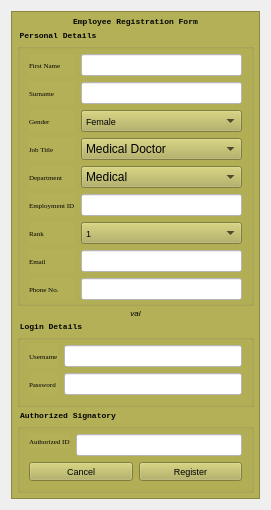
              <widget class="QWidget" name="page_2">
               <layout class="QVBoxLayout" name="verticalLayout_8">
                <item>
                 <widget class="QFrame" name="regForm">
                  <property name="enabled">
                   <bool>true</bool>
                  </property>
                  <property name="maximumSize">
                   <size>
                    <width>16777215</width>
                    <height>16777215</height>
                   </size>
                  </property>
                  <property name="autoFillBackground">
                   <bool>false</bool>
                  </property>
                  <property name="styleSheet">
                   <string notr="true">background-color: rgb(179, 176, 87);
color: rgb(2, 2, 2);</string>
                  </property>
                  <property name="frameShape">
                   <enum>QFrame::StyledPanel</enum>
                  </property>
                  <property name="frameShadow">
                   <enum>QFrame::Raised</enum>
                  </property>
                  <layout class="QGridLayout" name="gridLayout_8">
                   <property name="leftMargin">
                    <number>5</number>
                   </property>
                   <property name="topMargin">
                    <number>5</number>
                   </property>
                   <property name="rightMargin">
                    <number>5</number>
                   </property>
                   <property name="bottomMargin">
                    <number>5</number>
                   </property>
                   <property name="spacing">
                    <number>2</number>
                   </property>
                   <item row="5" column="0">
                    <widget class="QGroupBox" name="groupBox_4">
                     <property name="sizePolicy">
                      <sizepolicy hsizetype="Preferred" vsizetype="Fixed">
                       <horstretch>0</horstretch>
                       <verstretch>0</verstretch>
                      </sizepolicy>
                     </property>
                     <property name="maximumSize">
                      <size>
                       <width>16777215</width>
                       <height>150</height>
                      </size>
                     </property>
                     <property name="font">
                      <font>
                       <family>Courier New</family>
                       <pointsize>6</pointsize>
                       <weight>75</weight>
                       <bold>true</bold>
                      </font>
                     </property>
                     <property name="autoFillBackground">
                      <bool>false</bool>
                     </property>
                     <property name="title">
                      <string>Login Details</string>
                     </property>
                     <layout class="QGridLayout" name="gridLayout_9">
                      <item row="0" column="0">
                       <widget class="QLabel" name="userlbl">
                        <property name="font">
                         <font>
                          <family>Georgia</family>
                          <pointsize>5</pointsize>
                         </font>
                        </property>
                        <property name="text">
                         <string>Username</string>
                        </property>
                       </widget>
                      </item>
                      <item row="1" column="0">
                       <widget class="QLabel" name="paswdlbl">
                        <property name="font">
                         <font>
                          <family>Georgia</family>
                          <pointsize>5</pointsize>
                         </font>
                        </property>
                        <property name="text">
                         <string>Password</string>
                        </property>
                       </widget>
                      </item>
                      <item row="0" column="1">
                       <widget class="QLineEdit" name="regUserid">
                        <property name="sizePolicy">
                         <sizepolicy hsizetype="Expanding" vsizetype="Expanding">
                          <horstretch>0</horstretch>
                          <verstretch>0</verstretch>
                         </sizepolicy>
                        </property>
                        <property name="font">
                         <font>
                          <family>Courier New</family>
                          <pointsize>7</pointsize>
                         </font>
                        </property>
                        <property name="styleSheet">
                         <string notr="true">color: rgb(9, 9, 9);
background-color: rgb(255, 255, 255);</string>
                        </property>
                       </widget>
                      </item>
                      <item row="1" column="1">
                       <widget class="QLineEdit" name="regPaswd">
                        <property name="sizePolicy">
                         <sizepolicy hsizetype="Expanding" vsizetype="Expanding">
                          <horstretch>0</horstretch>
                          <verstretch>0</verstretch>
                         </sizepolicy>
                        </property>
                        <property name="font">
                         <font>
                          <family>Courier New</family>
                          <pointsize>7</pointsize>
                         </font>
                        </property>
                        <property name="styleSheet">
                         <string notr="true">color: rgb(9, 9, 9);
background-color: rgb(255, 255, 255);</string>
                        </property>
                        <property name="echoMode">
                         <enum>QLineEdit::PasswordEchoOnEdit</enum>
                        </property>
                       </widget>
                      </item>
                     </layout>
                    </widget>
                   </item>
                   <item row="3" column="0">
                    <widget class="QGroupBox" name="groupBox_3">
                     <property name="sizePolicy">
                      <sizepolicy hsizetype="Minimum" vsizetype="Expanding">
                       <horstretch>0</horstretch>
                       <verstretch>40</verstretch>
                      </sizepolicy>
                     </property>
                     <property name="maximumSize">
                      <size>
                       <width>16777215</width>
                       <height>356</height>
                      </size>
                     </property>
                     <property name="font">
                      <font>
                       <family>Courier New</family>
                       <pointsize>6</pointsize>
                       <weight>75</weight>
                       <bold>true</bold>
                      </font>
                     </property>
                     <property name="title">
                      <string>Personal Details</string>
                     </property>
                     <layout class="QGridLayout" name="gridLayout_11">
                      <property name="topMargin">
                       <number>9</number>
                      </property>
                      <property name="bottomMargin">
                       <number>3</number>
                      </property>
                      <item row="7" column="1">
                       <widget class="QComboBox" name="rank">
                        <property name="sizePolicy">
                         <sizepolicy hsizetype="Preferred" vsizetype="Expanding">
                          <horstretch>0</horstretch>
                          <verstretch>0</verstretch>
                         </sizepolicy>
                        </property>
                        <property name="font">
                         <font>
                          <pointsize>7</pointsize>
                         </font>
                        </property>
                        <item>
                         <property name="text">
                          <string>1</string>
                         </property>
                        </item>
                        <item>
                         <property name="text">
                          <string>2</string>
                         </property>
                        </item>
                        <item>
                         <property name="text">
                          <string>3</string>
                         </property>
                        </item>
                        <item>
                         <property name="text">
                          <string>4</string>
                         </property>
                        </item>
                        <item>
                         <property name="text">
                          <string>5</string>
                         </property>
                        </item>
                        <item>
                         <property name="text">
                          <string>6</string>
                         </property>
                        </item>
                        <item>
                         <property name="text">
                          <string>7</string>
                         </property>
                        </item>
                        <item>
                         <property name="text">
                          <string>8</string>
                         </property>
                        </item>
                        <item>
                         <property name="text">
                          <string>9</string>
                         </property>
                        </item>
                       </widget>
                      </item>
                      <item row="2" column="1">
                       <widget class="QComboBox" name="gender">
                        <property name="sizePolicy">
                         <sizepolicy hsizetype="Preferred" vsizetype="Expanding">
                          <horstretch>0</horstretch>
                          <verstretch>0</verstretch>
                         </sizepolicy>
                        </property>
                        <property name="font">
                         <font>
                          <pointsize>7</pointsize>
                         </font>
                        </property>
                        <item>
                         <property name="text">
                          <string>Female</string>
                         </property>
                        </item>
                        <item>
                         <property name="text">
                          <string>Male</string>
                         </property>
                        </item>
                        <item>
                         <property name="text">
                          <string>Other</string>
                         </property>
                        </item>
                       </widget>
                      </item>
                      <item row="1" column="0">
                       <widget class="QLabel" name="lnamelbl">
                        <property name="font">
                         <font>
                          <family>Georgia</family>
                          <pointsize>5</pointsize>
                         </font>
                        </property>
                        <property name="text">
                         <string>Surname</string>
                        </property>
                       </widget>
                      </item>
                      <item row="6" column="0">
                       <widget class="QLabel" name="idlbl">
                        <property name="font">
                         <font>
                          <family>Georgia</family>
                          <pointsize>5</pointsize>
                         </font>
                        </property>
                        <property name="text">
                         <string>Employment ID</string>
                        </property>
                       </widget>
                      </item>
                      <item row="9" column="1">
                       <widget class="QLineEdit" name="phone">
                        <property name="sizePolicy">
                         <sizepolicy hsizetype="Expanding" vsizetype="Expanding">
                          <horstretch>0</horstretch>
                          <verstretch>0</verstretch>
                         </sizepolicy>
                        </property>
                        <property name="font">
                         <font>
                          <family>Courier New</family>
                          <pointsize>7</pointsize>
                         </font>
                        </property>
                        <property name="autoFillBackground">
                         <bool>false</bool>
                        </property>
                        <property name="styleSheet">
                         <string notr="true">color: rgb(9, 9, 9);
background-color: rgb(255, 255, 255);</string>
                        </property>
                        <property name="inputMethodHints">
                         <set>Qt::ImhDigitsOnly|Qt::ImhFormattedNumbersOnly|Qt::ImhPreferNumbers</set>
                        </property>
                       </widget>
                      </item>
                      <item row="2" column="0">
                       <widget class="QLabel" name="genlbl">
                        <property name="font">
                         <font>
                          <family>Georgia</family>
                          <pointsize>5</pointsize>
                         </font>
                        </property>
                        <property name="text">
                         <string>Gender</string>
                        </property>
                       </widget>
                      </item>
                      <item row="0" column="1">
                       <widget class="QLineEdit" name="firstName">
                        <property name="sizePolicy">
                         <sizepolicy hsizetype="Expanding" vsizetype="Expanding">
                          <horstretch>0</horstretch>
                          <verstretch>0</verstretch>
                         </sizepolicy>
                        </property>
                        <property name="font">
                         <font>
                          <family>Courier New</family>
                          <pointsize>7</pointsize>
                         </font>
                        </property>
                        <property name="styleSheet">
                         <string notr="true">color: rgb(8, 8, 8);
background-color: rgb(255, 255, 255);</string>
                        </property>
                        <property name="inputMethodHints">
                         <set>Qt::ImhPreferUppercase</set>
                        </property>
                        <property name="text">
                         <string/>
                        </property>
                       </widget>
                      </item>
                      <item row="0" column="0">
                       <widget class="QLabel" name="fnamelbl">
                        <property name="font">
                         <font>
                          <family>Georgia</family>
                          <pointsize>5</pointsize>
                         </font>
                        </property>
                        <property name="text">
                         <string>First Name</string>
                        </property>
                       </widget>
                      </item>
                      <item row="9" column="0">
                       <widget class="QLabel" name="phonelbl">
                        <property name="font">
                         <font>
                          <family>Georgia</family>
                          <pointsize>5</pointsize>
                         </font>
                        </property>
                        <property name="text">
                         <string>Phone No.</string>
                        </property>
                       </widget>
                      </item>
                      <item row="6" column="1">
                       <widget class="QLineEdit" name="employeeID">
                        <property name="sizePolicy">
                         <sizepolicy hsizetype="Expanding" vsizetype="Expanding">
                          <horstretch>0</horstretch>
                          <verstretch>0</verstretch>
                         </sizepolicy>
                        </property>
                        <property name="font">
                         <font>
                          <family>Courier New</family>
                          <pointsize>7</pointsize>
                         </font>
                        </property>
                        <property name="styleSheet">
                         <string notr="true">color: rgb(9, 9, 9);
background-color: rgb(255, 255, 255);</string>
                        </property>
                        <property name="inputMethodHints">
                         <set>Qt::ImhSensitiveData</set>
                        </property>
                       </widget>
                      </item>
                      <item row="7" column="0">
                       <widget class="QLabel" name="ranklbl">
                        <property name="font">
                         <font>
                          <family>Georgia</family>
                          <pointsize>5</pointsize>
                         </font>
                        </property>
                        <property name="text">
                         <string>Rank</string>
                        </property>
                       </widget>
                      </item>
                      <item row="3" column="0">
                       <widget class="QLabel" name="joblbl">
                        <property name="font">
                         <font>
                          <family>Georgia</family>
                          <pointsize>5</pointsize>
                         </font>
                        </property>
                        <property name="text">
                         <string>Job Title</string>
                        </property>
                       </widget>
                      </item>
                      <item row="8" column="0">
                       <widget class="QLabel" name="emaillbl">
                        <property name="font">
                         <font>
                          <family>Georgia</family>
                          <pointsize>5</pointsize>
                         </font>
                        </property>
                        <property name="text">
                         <string>Email</string>
                        </property>
                       </widget>
                      </item>
                      <item row="4" column="0">
                       <widget class="QLabel" name="deptlbl">
                        <property name="font">
                         <font>
                          <family>Georgia</family>
                          <pointsize>5</pointsize>
                         </font>
                        </property>
                        <property name="text">
                         <string>Department</string>
                        </property>
                       </widget>
                      </item>
                      <item row="1" column="1">
                       <widget class="QLineEdit" name="surname">
                        <property name="sizePolicy">
                         <sizepolicy hsizetype="Expanding" vsizetype="Expanding">
                          <horstretch>0</horstretch>
                          <verstretch>0</verstretch>
                         </sizepolicy>
                        </property>
                        <property name="font">
                         <font>
                          <family>Courier New</family>
                          <pointsize>7</pointsize>
                         </font>
                        </property>
                        <property name="styleSheet">
                         <string notr="true">color: rgb(9, 9, 9);
background-color: rgb(255, 255, 255);</string>
                        </property>
                        <property name="inputMethodHints">
                         <set>Qt::ImhPreferUppercase</set>
                        </property>
                       </widget>
                      </item>
                      <item row="8" column="1">
                       <widget class="QLineEdit" name="email">
                        <property name="sizePolicy">
                         <sizepolicy hsizetype="Expanding" vsizetype="Expanding">
                          <horstretch>0</horstretch>
                          <verstretch>0</verstretch>
                         </sizepolicy>
                        </property>
                        <property name="font">
                         <font>
                          <family>Courier New</family>
                          <pointsize>7</pointsize>
                         </font>
                        </property>
                        <property name="autoFillBackground">
                         <bool>false</bool>
                        </property>
                        <property name="styleSheet">
                         <string notr="true">color: rgb(9, 9, 9);
background-color: rgb(255, 255, 255);</string>
                        </property>
                        <property name="inputMethodHints">
                         <set>Qt::ImhEmailCharactersOnly</set>
                        </property>
                       </widget>
                      </item>
                      <item row="4" column="1">
                       <widget class="QComboBox" name="dept">
                        <item>
                         <property name="text">
                          <string>Medical</string>
                         </property>
                        </item>
                        <item>
                         <property name="text">
                          <string>Pharmacy</string>
                         </property>
                        </item>
                        <item>
                         <property name="text">
                          <string>Laboratory</string>
                         </property>
                        </item>
                        <item>
                         <property name="text">
                          <string>Administration</string>
                         </property>
                        </item>
                        <item>
                         <property name="text">
                          <string>Reception</string>
                         </property>
                        </item>
                        <item>
                         <property name="text">
                          <string>Human Resource</string>
                         </property>
                        </item>
                        <item>
                         <property name="text">
                          <string>Account</string>
                         </property>
                        </item>
                       </widget>
                      </item>
                      <item row="3" column="1">
                       <widget class="QComboBox" name="jobtitle">
                        <item>
                         <property name="text">
                          <string>Medical Doctor</string>
                         </property>
                        </item>
                        <item>
                         <property name="text">
                          <string>Nurse</string>
                         </property>
                        </item>
                        <item>
                         <property name="text">
                          <string>Receptionist</string>
                         </property>
                        </item>
                        <item>
                         <property name="text">
                          <string>Principal HR</string>
                         </property>
                        </item>
                        <item>
                         <property name="text">
                          <string>HR Officer</string>
                         </property>
                        </item>
                        <item>
                         <property name="text">
                          <string>HR Manager</string>
                         </property>
                        </item>
                        <item>
                         <property name="text">
                          <string>Chief Admin Officer</string>
                         </property>
                        </item>
                        <item>
                         <property name="text">
                          <string>Admin Officer</string>
                         </property>
                        </item>
                        <item>
                         <property name="text">
                          <string>Lab Scientist</string>
                         </property>
                        </item>
                        <item>
                         <property name="text">
                          <string>Pharmacist</string>
                         </property>
                        </item>
                        <item>
                         <property name="text">
                          <string>Accounting Officer</string>
                         </property>
                        </item>
                        <item>
                         <property name="text">
                          <string>Chief Accounting Officer</string>
                         </property>
                        </item>
                       </widget>
                      </item>
                     </layout>
                    </widget>
                   </item>
                   <item row="4" column="0">
                    <widget class="QLabel" name="regStatus">
                     <property name="sizePolicy">
                      <sizepolicy hsizetype="Preferred" vsizetype="Fixed">
                       <horstretch>0</horstretch>
                       <verstretch>0</verstretch>
                      </sizepolicy>
                     </property>
                     <property name="font">
                      <font>
                       <family>Segoe UI Symbol</family>
                       <pointsize>6</pointsize>
                       <weight>50</weight>
                       <italic>true</italic>
                       <bold>false</bold>
                      </font>
                     </property>
                     <property name="text">
                      <string>val</string>
                     </property>
                     <property name="alignment">
                      <set>Qt::AlignCenter</set>
                     </property>
                     <property name="margin">
                      <number>5</number>
                     </property>
                    </widget>
                   </item>
                   <item row="1" column="0">
                    <widget class="QLabel" name="label_25">
                     <property name="sizePolicy">
                      <sizepolicy hsizetype="Minimum" vsizetype="Fixed">
                       <horstretch>0</horstretch>
                       <verstretch>0</verstretch>
                      </sizepolicy>
                     </property>
                     <property name="font">
                      <font>
                       <family>Courier New</family>
                       <pointsize>6</pointsize>
                       <weight>75</weight>
                       <bold>true</bold>
                      </font>
                     </property>
                     <property name="text">
                      <string>Employee Registration Form</string>
                     </property>
                     <property name="alignment">
                      <set>Qt::AlignCenter</set>
                     </property>
                    </widget>
                   </item>
                   <item row="6" column="0">
                    <widget class="QGroupBox" name="groupBox">
                     <property name="sizePolicy">
                      <sizepolicy hsizetype="Preferred" vsizetype="Fixed">
                       <horstretch>0</horstretch>
                       <verstretch>0</verstretch>
                      </sizepolicy>
                     </property>
                     <property name="font">
                      <font>
                       <family>Courier New</family>
                       <pointsize>6</pointsize>
                       <weight>75</weight>
                       <bold>true</bold>
                      </font>
                     </property>
                     <property name="title">
                      <string>Authorized Signatory</string>
                     </property>
                     <layout class="QGridLayout" name="gridLayout_6">
                      <item row="1" column="0">
                       <layout class="QHBoxLayout" name="horizontalLayout_6">
                        <item>
                         <widget class="QPushButton" name="regCancelBtn">
                          <property name="sizePolicy">
                           <sizepolicy hsizetype="Minimum" vsizetype="Preferred">
                            <horstretch>0</horstretch>
                            <verstretch>0</verstretch>
                           </sizepolicy>
                          </property>
                          <property name="font">
                           <font>
                            <pointsize>7</pointsize>
                           </font>
                          </property>
                          <property name="cursor">
                           <cursorShape>PointingHandCursor</cursorShape>
                          </property>
                          <property name="styleSheet">
                           <string notr="true">border-color: rgb(8, 8, 8);</string>
                          </property>
                          <property name="text">
                           <string>Cancel</string>
                          </property>
                         </widget>
                        </item>
                        <item>
                         <widget class="QPushButton" name="registerBtn">
                          <property name="sizePolicy">
                           <sizepolicy hsizetype="Minimum" vsizetype="Preferred">
                            <horstretch>0</horstretch>
                            <verstretch>0</verstretch>
                           </sizepolicy>
                          </property>
                          <property name="font">
                           <font>
                            <pointsize>7</pointsize>
                           </font>
                          </property>
                          <property name="cursor">
                           <cursorShape>PointingHandCursor</cursorShape>
                          </property>
                          <property name="autoFillBackground">
                           <bool>false</bool>
                          </property>
                          <property name="styleSheet">
                           <string notr="true">border-color: rgb(8, 8, 8);</string>
                          </property>
                          <property name="text">
                           <string>Register</string>
                          </property>
                          <property name="flat">
                           <bool>false</bool>
                          </property>
                         </widget>
                        </item>
                       </layout>
                      </item>
                      <item row="0" column="0">
                       <layout class="QFormLayout" name="formLayout_2">
                        <item row="0" column="0">
                         <widget class="QLabel" name="authIdlbl">
                          <property name="font">
                           <font>
                            <family>Georgia</family>
                            <pointsize>5</pointsize>
                           </font>
                          </property>
                          <property name="text">
                           <string>Authorized ID</string>
                          </property>
                         </widget>
                        </item>
                        <item row="0" column="1">
                         <widget class="QLineEdit" name="authID">
                          <property name="sizePolicy">
                           <sizepolicy hsizetype="Expanding" vsizetype="Expanding">
                            <horstretch>0</horstretch>
                            <verstretch>0</verstretch>
                           </sizepolicy>
                          </property>
                          <property name="font">
                           <font>
                            <family>Courier New</family>
                            <pointsize>7</pointsize>
                           </font>
                          </property>
                          <property name="autoFillBackground">
                           <bool>false</bool>
                          </property>
                          <property name="styleSheet">
                           <string notr="true">color: rgb(11, 11, 11);
background-color: rgb(255, 255, 255);</string>
                          </property>
                          <property name="inputMethodHints">
                           <set>Qt::ImhSensitiveData</set>
                          </property>
                          <property name="text">
                           <string/>
                          </property>
                         </widget>
                        </item>
                       </layout>
                      </item>
                     </layout>
                    </widget>
                   </item>
                  </layout>
                 </widget>
                </item>
               </layout>
              </widget>
